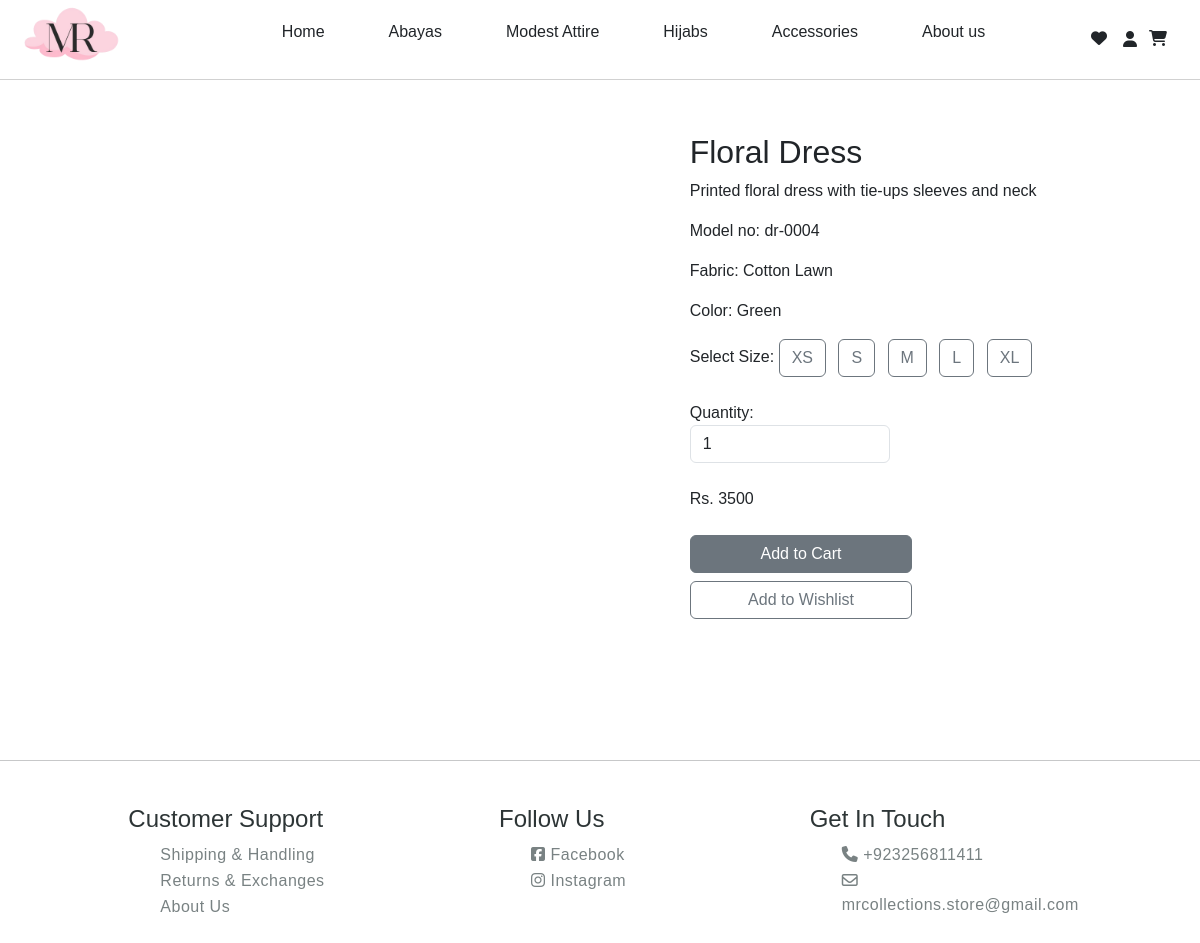
Page /product/24/ on the committed database.
### store/models.py (models this page shows, shortened)
class Product(models.Model):
    product_name = models.CharField(max_length=200)
    category = models.ForeignKey(Category,on_delete=models.CASCADE,default=1)
    sub_category= models.ForeignKey(SubCategory,on_delete=models.CASCADE,default=1)
    price = models.DecimalField(default=0,decimal_places=0,max_digits=8)
    desc = models.CharField(max_length=250,default='',blank=True,null=True)
    image = models.ImageField(upload_to='uploads/products/')
    on_sale = models.BooleanField(default=False)
    sale_price = models.DecimalField(default=0,decimal_places=0,max_digits=8)

class Product_Detail(models.Model):
    product = models.ForeignKey(Product, on_delete=models.CASCADE, related_name='details')
    model_no = models.CharField(max_length=50, blank=True, null=True)
    fabric = models.CharField(max_length=50, blank=True, null=True)
    color = models.CharField(max_length=50, blank=True, null=True)

### store/views.py (the view)
# urls.py: path('product/<int:product_id>/', views.product_detail_view, name='product_detail'),
def product_detail_view(request, product_id):
    product = get_object_or_404(Product, id=product_id)
    product_details = Product_Detail.objects.filter(product=product).prefetch_related('images')
    show_size_option = product.category.id in [1, 2]
    return render(request, 'single-product.html', {
        'product': product,
        'product_details': product_details,
        'show_size_option': show_size_option
    })

### store/templates/single-product.html (shortened to what this page needs)
{% extends "base.html" %}
{% block "content" %}
<div class="container s_p_display py-5">
    <div class=" s_p_div" style="gap:5rem;">
        <div class="col-md-6 carouse">
            <div id="productCarousel" class="carousel slide" data-bs-interval="false">
                <button class="carousel-control-prev" type="button" data-bs-target="#productCarousel" data-bs-slide="prev">
                    <span class="carousel-control-prev-icon" aria-hidden="true"></span>
                </button>
                <button class="carousel-control-next" type="button" data-bs-target="#productCarousel" data-bs-slide="next">
                    <span class="carousel-control-next-icon" aria-hidden="true"></span>
                </button>
            </div>
        </div>
        <div class="col-md-6 desc_div">
            <h2 class="text-2xl font-bold text-gray-800 dark:text-white mb-2 " style="text-align: start;">{{ product.product_name }}</h2>
            <div>
                <p class="text-gray-600 dark:text-gray-300 text-sm mt-2" style="display: flex;">
                    {{ product.desc }}
                </p>
                {% for detail in product_details %}
                    {% if detail.model_no %}
                        <p class="text-gray-700 dark:text-gray-300 text-sm font-bold mt-2" style="display: flex;">Model no: {{ detail.model_no }}</p>
                    {% endif %}
                    {% if detail.fabric %}
                        <p class="text-gray-600 dark:text-gray-300 text-sm mt-2" style="display: flex;">Fabric: {{ detail.fabric }}</p>
                    {% endif %}
                    {% if detail.color %}
                        <p class="text-gray-600 dark:text-gray-300 text-sm mt-2" style="display: flex;">Color: {{ detail.color }}</p>
                    {% endif %}
                {% endfor %}
            </div>
            {% if show_size_option %}
            <div class="mb-4">
                <span class="font-bold text-gray-700 dark:text-gray-300">Select Size:</span>
                <div class="mt-2">
                    <button class="btn btn-outline-secondary me-2 size-option" data-size="XS">XS</button>
                    <button class="btn btn-outline-secondary me-2 size-option" data-size="S">S</button>
                    <button class="btn btn-outline-secondary me-2 size-option" data-size="M">M</button>
                    <button class="btn btn-outline-secondary me-2 size-option" data-size="L">L</button>
                    <button class="btn btn-outline-secondary me-2 size-option" data-size="XL">XL</button>
                </div>
            </div>
            {% endif %}
            <div class="mb-4">
                <span class="font-bold text-gray-700 dark:text-gray-300">Quantity:</span>
                <div class="mt-2">
                    <input type="number" id="quantity" class="form-control w-25" value="1" min="1">
                </div>
            </div>
            <div class="mb-4">
                {% if product.on_sale %}
                    <strike><p class="card-text">Rs. {{ product.price }}</p></strike>
                    <p class="card-text">Rs. {{ product.sale_price }}</p>
                {% else %}
                    <span class="text-gray-600 dark:text-gray-300">Rs. {{ product.price }}</span>
                {% endif %}
            </div>
            <div class="mb-4">
                <button class="btn btn-primary w-50 mb-2 button1" id="add-to-cart-button" data-product-id="{{ product.id }}">Add to Cart</button>
                <button class="btn btn-outline-secondary w-50 button2" data-product-id="{{ product.id }}">Add to Wishlist</button>
            </div>
        </div>
    </div>
</div>
{% endblock "content" %}

### store/static/css/wishlist.css (style rules this page uses)
* { margin: 0; padding: 0; box-sizing: border-box; font-family: 'Arial'; }
.desc_div { margin: 5px; }

### store/static/css/single-product.css (style rules this page uses)
.carouse { width: 450px; }
.btn-outline-secondary { border: 1px solid #6c757d; color: #6c757d; }
.s_p_div { display: flex; }
.desc_div { top: 0%; }
.button1 { background-color:#6c757d;; border-color: #6c757d;; }

### store/static/css/header.css (style rules this page uses)
* { margin: 0; padding: 0; box-sizing: border-box; font-family: 'Arial'; }

### store/static/css/footer.css (style rules this page uses)
* { margin: 0; padding: 0; box-sizing: border-box; font-family: 'Arial'; }

### store/static/css/poster.css (style rules this page uses)
* { margin: 0; padding: 0; box-sizing: border-box; font-family: 'Arial'; }

### store/static/css/cart.css (style rules this page uses)
h1, h2 { text-align: center; margin-bottom: 20px; }
.mt-2 { display: contents; }
.w-25 { width: 45% !important; }

### store/static/css/boxes.css (style rules this page uses)
.container { max-width: 100%; margin: 0; align-items: center; display: flex; flex-direction: column; }

### store/static/css/card.css (style rules this page uses)
* { margin: 0; padding: 0; font-family: 'Arial'; }

### rows in the picture
Product: product_name "Floral Dress", desc "Printed floral dress with tie-ups sleeves and neck", price "3500"
Product_Detail: model_no "dr-0004", fabric "Cotton Lawn", color "Green"
